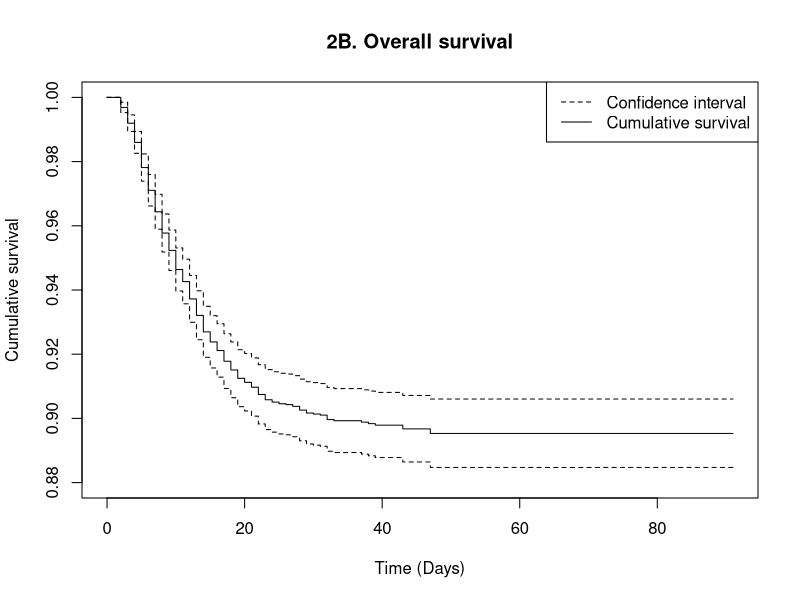

The R source for this figure:
# load data for part1
t2d <- read.table("T2D.txt", header = T)
#str(t2d)

# 1A
g1 <- glm(T2D ~ 1, data = t2d, family = "binomial")
g2 <- glm(T2D ~ OGTT, data = t2d, family = "binomial")
test1a<-anova(g1,g2,test="Chisq")
cat("1A. The test is Wald test from summary() function, the p-value is:",summary(g2)$coefficients["OGTT","Pr(>|z|)"], ". So there is a difference in diagnosis outcome from the two different diagnosis methods. And the p-value of ANOVA test (", test1a$"Pr(>Chi)"[2],") also suggests model T2D ~ OGTT is better. \n")

# 1B
#levels(as.factor(t2d$T2D))
#0 is the "unaffected" and 1 is the "affacted"
OR_T2D<-exp(coef(g2))[2]
T2D_OGTT<-coef(g2)[1]+coef(g2)[2]
T2D_HbA1c<-coef(g2)[1]
p_T2D_OGTT<-1/(1+exp(-T2D_OGTT))
p_T2D_HbA1c<-1/(1+exp(-T2D_HbA1c))
cat("1B. The odds ratio (OR) is:",OR_T2D,", and the relative risk of getting T2D from an OGTT compared to HbA1c is:",p_T2D_OGTT/p_T2D_HbA1c,"\n")

# 1C
g3 <- glm(T2D ~ OGTT + age + sex + bmi, data = t2d, family = "binomial")
cat("1C. The odds ratio of getting a T2D from an OGTT compared to HbA1c is:", exp(coef(g3))["OGTT"],"\n")


# 1D
# no OGTT
g4 <- glm(T2D ~ age + sex + bmi, data = t2d, family = "binomial")
noOGTT<-anova(g4,g3,test="Chisq") # 0.007343 **
# no age
g5 <- glm(T2D ~ OGTT + sex + bmi, data = t2d, family = "binomial")
noage1<-anova(g5,g3,test="Chisq") # 1.289015e-26 ***
# no sex
g6 <- glm(T2D ~ OGTT + age + bmi, data = t2d, family = "binomial")
nosex<-anova(g6,g3,test="Chisq") # 1.527991e-09 ***
# no bmi
g7 <- glm(T2D ~ OGTT + age + sex, data = t2d, family = "binomial")
nobmi<-anova(g7,g3,test="Chisq") # 2.239259e-18 ***
cat("1D. I did four tests, each was deducted OGTT, age, sex and bmi. The p-value is", noOGTT$"Pr(>Chi)"[2],noage1$"Pr(>Chi)"[2],nosex$"Pr(>Chi)"[2],nobmi$"Pr(>Chi)"[2],", respectively. All p-value are below 0.05, thus all factors affect T2D.\n")

# Automated F-test-based backward selection using rms::fastbw()
# lm.full <- rms::ols(A ~ B + C, data = data)
# glm.full <- rms::lrm(A ~ B + C, data = data)
# fastbw(modle, rule = "p", sls = 0.1)

# 1E
Zalpha<- function(alpha){
  qnorm(1-alpha/2)
}
my_confi<- function(estimate, SD, alpha){
  return(c(estimate-Zalpha(alpha)*SD,estimate+Zalpha(alpha)*SD))
}
coefg3<-as.data.frame(summary(g3)$coefficients)
# conf int
confintg3<-as.data.frame(rbind(my_confi(coefg3["OGTT","Estimate"],coefg3["OGTT","Std. Error"] ,0.05),my_confi(coefg3["age","Estimate"],coefg3["age","Std. Error"] ,0.05),my_confi(coefg3["sex","Estimate"],coefg3["sex","Std. Error"] ,0.05),my_confi(coefg3["bmi","Estimate"],coefg3["bmi","Std. Error"] ,0.05)),)
# OR
df1e_1<-as.data.frame(cbind(exp(coef(g3))))
df1e_1=df1e_1[-1,]
# merge df
df1e_2<-cbind(df1e_1,confintg3)
colnames(df1e_2)<-c("OR","L 95% CI","U 95% CI")
rownames(df1e_2)<-c("OGTT","age","sex","bmi")
writeLines("1E.")
print(df1e_2)

# 1F
# the probability of a 36 old male, BMI of 24.5, diagnosed with T2D, using a OGTT
res1f<-coef(g3)["age"] * 36 + coef(g3)["sex"] * 1 + coef(g3)["bmi"] * 24.5 + coef(g3)["OGTT"] * 1 + coef(g3)[1]
cat("1F. The probability of a 36 old male, BMI of 24.5, diagnosed with T2D, using a OGTT is",1/(1+exp(-res1f)),"\n")

# 1G
# coef(g3)["sex"] * 1 + coef(g3)["bmi"] * 24.5  = coef(g3)["sex"] * 2 + coef(g3)["bmi"] * BMI
res1g<-(coef(g3)["sex"] * 1 + coef(g3)["bmi"] * 24.5 - coef(g3)["sex"] * 2)/coef(g3)["bmi"]
cat("1G. Her BMI is", res1g,"\n")

# 1H
t2d1 <- t2d
t2d1$bmi_group[t2d1$bmi<25]="<25"
t2d1$bmi_group[t2d1$bmi>=25 & t2d1$bmi<=30]="25-30"
t2d1$bmi_group[t2d1$bmi>30]=">30"
g8<-glm(T2D ~ bmi_group, data = t2d1, family = "binomial")
test1h<-anova(g1,g8,test="Chisq")
cat("1H. The p-value for each group (<25, >30, 25-30): ",summary(g8)$coefficients[1:3,4], ",so BMI groups have an effect on T2D. The p-value from ANOVA (", test1h$"Pr(>Chi)"[2], ") also suggests model T2D ~ bmi_group is better.\n")

# 1I
# code
t2d1$bmi_groupcode[t2d1$bmi_group=="<25"]=0
t2d1$bmi_groupcode[t2d1$bmi_group=="25-30"]=1
t2d1$bmi_groupcode[t2d1$bmi_group==">30"]=4
t2d1$bmi_groupcode<-as.numeric(t2d1$bmi_groupcode)
# model
g9<-glm(T2D ~ bmi_groupcode, data = t2d1, family = "binomial")
# null: bmi_groupcode, alt: original bmi group
test1i<-anova(g9,g8,test="Chisq")
cat("1I. I encode 'normal weight', 'overweight' and 'obese' as 0, 1 and 4. The p-value from ANOVA is", test1i$"Pr(>Chi)"[2],", which means we cannot reject the hypothesis that the effect of being obese is 4 times bigger than the effect of being overweight.\n")

# Part 2
# load data for part2
covid <- read.table("corona.txt", header = T)

# 2A
# censored = alive + deadUnrelated + lost
cat("2A. ",as.data.frame(table(covid$event))[1,2]+as.data.frame(table(covid$event))[3,2]+as.data.frame(table(covid$event))[4,2], "individuals in the study were censored.\n")

# 2B 
library(survival)
# add observation time
covid2<-covid
covid2$days<-covid$eventDay-covid$fistSymptomDay
# model
surv.all <- survfit(Surv(days,event=="diedCorona") ~ 1,data=covid2, conf.int=0.99)
plot(surv.all, ylim=c(0.88,1), ylab="Cumulative survival",xlab = "Time (Days)", main="2B. Overall survival")
legend("topright",c("Confidence interval","Cumulative survival"),lty=c(2,1))
writeLines("2B. Please see plot\n")

# 2C
# mean survival of the non-censored individuals
time<-summary(surv.all, censored=F)$time
time<-c(0,time)
P<-summary(surv.all,censored=F)$surv
P<-c(1,P)
non_cen_mean<-sum(diff(time)*P[-length(P)])
cat("2C. The mean restricted survival time is", as.numeric(survival:::survmean(surv.all, rmean=max(covid2$days))[[1]]["*rmean"]),", the mean survival of the non-censored individuals is",non_cen_mean,"\n" )

# 2D
res2d<-summary(surv.all, times=c(14))
cat("2D. The probability of surviving the first 14 days after first symptoms is", res2d$surv,". The 99% CI is",res2d$lower, res2d$upper,"\n")

# 2E
res2e<-summary(surv.all, times=c(28))
cat("2E. The probability of surviving the next 14 days is", res2e$surv,". The 99% CI is",res2e$lower, res2e$upper,"\n")

# 2F
cox.diabetes<-coxph(Surv(days,event=="diedCorona")~DIABETES,data=covid2)
test2f1<-summary(cox.diabetes)
test2f2<-survdiff(Surv(days,event=="diedCorona")~DIABETES,data=covid2)
cat("2F. I use Log rank test, the p-value is", pchisq(test2f2$chisq, length(test2f2$n)-1, lower.tail = FALSE),", so diabetes affects the survival. The p-value from Cox regression (1.272781e-41) also shows the same conclusion.\n")
# test2f1$coefficients[5]

# 2G
cox.age<-coxph(Surv(days,event=="diedCorona")~ageGroup,data=covid2)
test2g<-summary(cox.age)
cat("2G. The hazard rates of all other age groups are smaller than group >80 (",test2g$coefficients[7,2],"), so all other ages group have lower risk compared to the group aged >80.\n")
#survdiff(Surv(days,event=="diedCorona")~ageGroup,data=covid2)

# Part 3
# load data for part3
birthWeight <- read.table("birthWeight.txt", header = T)
birthWeight$low <- as.factor(birthWeight$low)
#levels(birthWeight$low)
birthWeight$low <- factor(birthWeight$low,levels=c("normalBirthWeight","lowBirthWeight"))

# 3A
g10 <- glm(low ~ 1, data = birthWeight, family = "binomial")
g11 <- glm(low ~ smoke, data = birthWeight, family = "binomial")
test3a<-anova(g10,g11,test="Chisq")
cat("3A. The test is Wald test from summary() function, the p-value is:",summary(g11)$coefficients[2,4], ". So smoking affects the risk of low birth weight. And the p-value of ANOVA test (", test3a$"Pr(>Chi)"[2],") also suggests model low ~ smoke is better. \n")

# 3B
# normalBirthWeight is the "unaffected" and lowBirthWeight is the "affacted"
OR_low<-exp(coef(g11))[2]
# low in smokers
low_smoke<-coef(g11)[1]+coef(g11)[2]
low_nonesmoke<-coef(g11)[1]
p_low_smoke<-1/(1+exp(-low_smoke))
p_low_nonsmoke<-1/(1+exp(-low_nonesmoke))
cat("3B. The odds ratio (OR) is:",OR_low,", and the relative risk for low birth weight in smokers is:",p_low_smoke/p_low_nonsmoke,"\n")

# 3C
g12 <- glm(low ~ race + smoke + ht + age, data = birthWeight, family = "binomial")
cat("3C. The odds ratio for low birth weight in smokers is:", exp(coef(g12))["smoke"],". The 95% CI is", my_confi(summary(g12)$coefficients["smoke","Estimate"], summary(g12)$coefficients["smoke","Std. Error"],0.05),"\n")

# 3D
# white, 36 old smoker, no history of hypertension, low weight
res3d<-coef(g12)["race"] * 1 + coef(g12)["age"] * 36 + coef(g12)["smoke"] * 1 + coef(g12)["ht"] * 0 + coef(g12)[1]
cat("3D. The probability of a 36 old male, BMI of 24.5, diagnosed with T2D, using a OGTT is",1/(1+exp(-res3d)),"\n")

# 3E
# a smoking white, has a history of hypertension,have a risk of low birth weight, 35%.
# 0.35 = 1/{1+exp[-(coef(g12)["race"] * 1 + coef(g12)["age"] * AGE + coef(g12)["smoke"] * 1 + coef(g12)["ht"] * 1 + coef(g12)[1])]}
# 13/7 = exp( -(coef(g12)["race"] * 1 + coef(g12)["age"] * AGE + coef(g12)["smoke"] * 1 + coef(g12)["ht"] * 1 + coef(g12)[1]) )
# -(coef(g12)["race"] * 1 + coef(g12)["age"] * AGE + coef(g12)["smoke"] * 1 + coef(g12)["ht"] * 1 + coef(g12)[1]) = log(13/7)
# -coef(g12)["race"] * 1 - coef(g12)["age"] * AGE - coef(g12)["smoke"] * 1 - coef(g12)["ht"] * 1 - coef(g12)[1] = log(13/7)
# -coef(g12)["age"] * AGE = log(13/7) + coef(g12)["race"] * 1 + coef(g12)["smoke"] * 1 + coef(g12)["ht"] * 1 + coef(g12)[1]
AGE <- (log(13/7) + coef(g12)["race"] * 1 + coef(g12)["smoke"] * 1 + coef(g12)["ht"] * 1 + coef(g12)[1])/(- coef(g12)["age"])
cat("3E. The age is", AGE,"\n")

# 3F
# no age
g13 <- glm(low ~ race + smoke + ht, data = birthWeight, family = "binomial")
noage<-anova(g13,g12,test="Chisq") # 0.2419 reject g8, age no effect
# no ht
g14 <- glm(low ~ race + smoke + age, data = birthWeight, family = "binomial")
noht<-anova(g14,g12,test="Chisq") # 0.04623 *
# no race
g15 <- glm(low ~ smoke + ht + age, data = birthWeight, family = "binomial")
norace<-anova(g15,g12,test="Chisq") # 0.00708 **
# no smoke
g16 <- glm(low ~ race + ht + age, data = birthWeight, family = "binomial")
nosm<-anova(g16,g12,test="Chisq") # 0.002389 **
cat("3F. I did four tests, each was deducted age, ht, race and smoke. The p-value is", noage$"Pr(>Chi)"[2],noht$"Pr(>Chi)"[2],norace$"Pr(>Chi)"[2],nosm$"Pr(>Chi)"[2],", respectively. The tests turn out that hypertension, race and smoking affect low birth weight. Age has no effect.\n")

# 3G
# "2" = African American, "3" = other.
data3G<-birthWeight[birthWeight[,"race"]==2 | birthWeight[,"race"]==3,]
g17<-glm(low ~ smoke + ht + race, data = data3G, family = "binomial")
g18<-glm(low ~ smoke + ht , data = data3G, family = "binomial")
test3g<-anova(g18,g17,test="Chisq")
cat("3G. Given that 'age' is not relevent to weight, it was not included in the model. The p-value of test is", test3g$"Pr(>Chi)"[2],", so we can not reject model low ~ smoke + ht, which means there is no difference in low birth risk between African American individuals and individuals in the category 'other'.")
